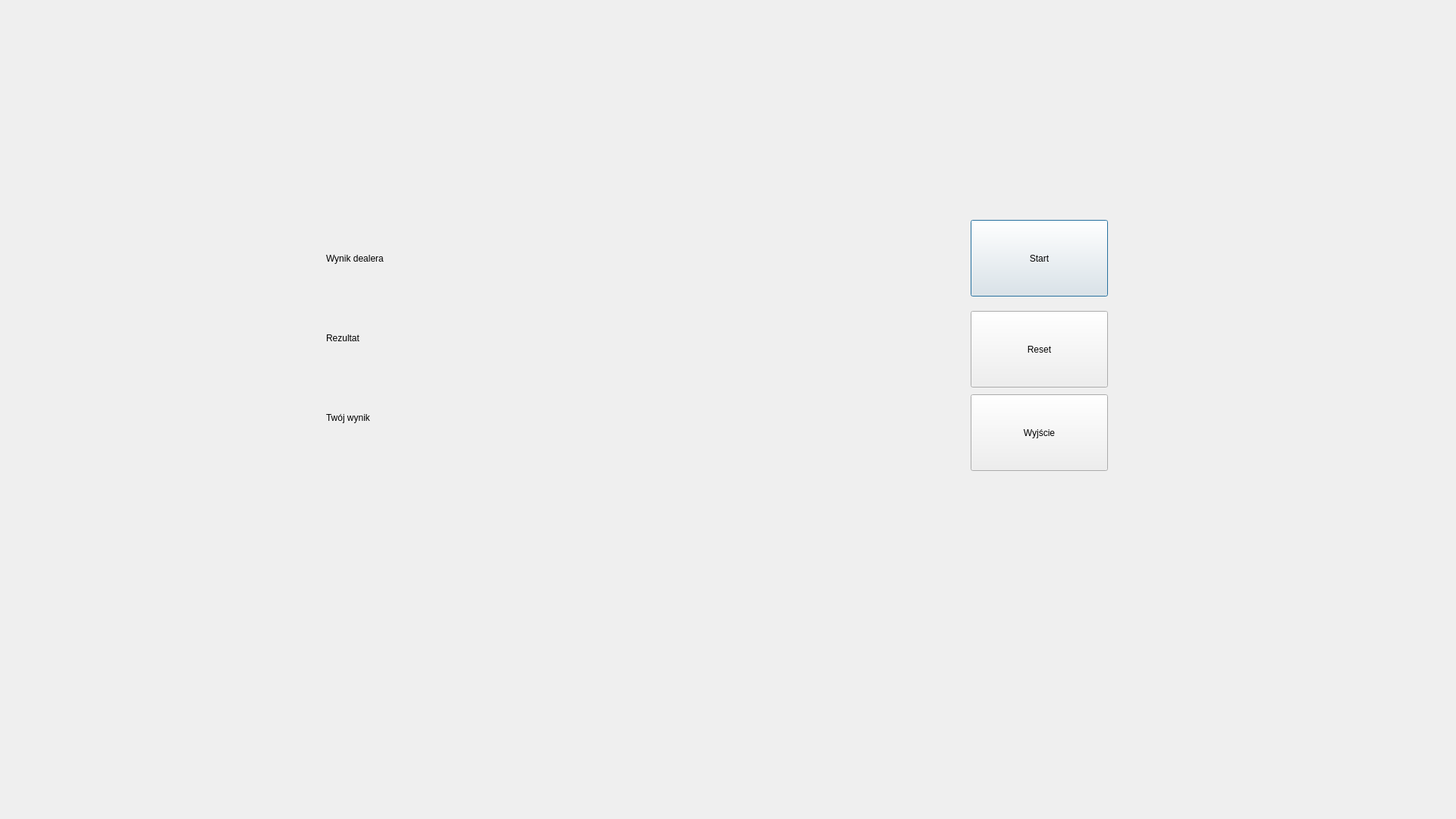
<?xml version="1.0" encoding="UTF-8"?>
<ui version="4.0">
 <class>blackjack</class>
 <widget class="QDialog" name="blackjack">
  <property name="geometry">
   <rect>
    <x>0</x>
    <y>0</y>
    <width>1920</width>
    <height>1080</height>
   </rect>
  </property>
  <property name="sizePolicy">
   <sizepolicy hsizetype="Preferred" vsizetype="Preferred">
    <horstretch>0</horstretch>
    <verstretch>0</verstretch>
   </sizepolicy>
  </property>
  <property name="windowTitle">
   <string>Dialog</string>
  </property>
  <widget class="QWidget" name="gridLayoutWidget">
   <property name="geometry">
    <rect>
     <x>310</x>
     <y>140</y>
     <width>851</width>
     <height>151</height>
    </rect>
   </property>
   <layout class="QGridLayout" name="dealerCardsLayout">
    <property name="sizeConstraint">
     <enum>QLayout::SetDefaultConstraint</enum>
    </property>
   </layout>
  </widget>
  <widget class="QWidget" name="gridLayoutWidget_2">
   <property name="geometry">
    <rect>
     <x>310</x>
     <y>590</y>
     <width>851</width>
     <height>151</height>
    </rect>
   </property>
   <layout class="QGridLayout" name="playerCardsLayout"/>
  </widget>
  <widget class="QPushButton" name="btnStart">
   <property name="geometry">
    <rect>
     <x>1280</x>
     <y>290</y>
     <width>181</width>
     <height>101</height>
    </rect>
   </property>
   <property name="text">
    <string>Start</string>
   </property>
  </widget>
  <widget class="QLabel" name="lblPlayerScore">
   <property name="geometry">
    <rect>
     <x>430</x>
     <y>530</y>
     <width>311</width>
     <height>41</height>
    </rect>
   </property>
   <property name="text">
    <string>Twój wynik</string>
   </property>
  </widget>
  <widget class="QLabel" name="lblDealerScore">
   <property name="geometry">
    <rect>
     <x>430</x>
     <y>320</y>
     <width>311</width>
     <height>41</height>
    </rect>
   </property>
   <property name="text">
    <string>Wynik dealera</string>
   </property>
  </widget>
  <widget class="QLabel" name="lblResult">
   <property name="geometry">
    <rect>
     <x>430</x>
     <y>420</y>
     <width>291</width>
     <height>51</height>
    </rect>
   </property>
   <property name="autoFillBackground">
    <bool>false</bool>
   </property>
   <property name="text">
    <string>Rezultat</string>
   </property>
  </widget>
  <widget class="QPushButton" name="btnReset">
   <property name="geometry">
    <rect>
     <x>1280</x>
     <y>410</y>
     <width>181</width>
     <height>101</height>
    </rect>
   </property>
   <property name="text">
    <string>Reset</string>
   </property>
  </widget>
  <widget class="QPushButton" name="btnExit">
   <property name="geometry">
    <rect>
     <x>1280</x>
     <y>520</y>
     <width>181</width>
     <height>101</height>
    </rect>
   </property>
   <property name="text">
    <string>Wyjście</string>
   </property>
  </widget>
 </widget>
 <resources/>
 <connections/>
</ui>
